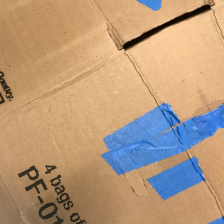
#> input picture dataset_removed/train/cardboard/cardboard_0017.jpg, 224 x 224 px, found by its file name; its folder holds only this picture in this run
$ jupyter execute --allow-errors Classification_Ml_Notebook.ipynb
#> lines starting #> are read from the running program, lines starting #| are printed output that depends on the picture
# Báo Cáo : Phân Loại Rác Thải
**Hệ thống phân loại rác thải thông minh sử dụng (SVM + Ensemble)**

---
## Mục Lục
0. **Làm sạch và Chuẩn hóa Dữ liệu (Data Cleaning)**
1. **Khám phá & Tiền xử lý Dữ liệu (EDA)** -- Phân tích phân phối, trực quan hóa, trích xuất đặc trưng
2. **Load Mô Hình Đã Train** -- Tải trực tiếp `svm_v2_model.pkl` và `best_ensemble_model.pkl`
3. **Đánh giá Chi Tiết** -- Confusion Matrix, Classification Report, phân tích lỗi

## PHẦN 1: Khám Phá & Tiền Xử Lý Dữ Liệu (EDA)

[cell 1]
import os
import cv2
import numpy as np
import matplotlib.pyplot as plt
import seaborn as sns
import random

# Thiết lập font và style cho biểu đồ
plt.style.use('ggplot')
sns.set_theme(style="whitegrid")

DATASET_PATH = "../dataset/train"
classes = [d for d in os.listdir(DATASET_PATH) if os.path.isdir(os.path.join(DATASET_PATH, d))]
classes.sort()
print("Các nhãn (classes) trong dataset:", classes)

## 2. Trực quan và Phân tích Dữ liệu (EDA)
### 2.1. Phân phối số lượng mẫu dữ liệu (Class Distribution)
**Ý nghĩa của bước này:**
Trước khi huấn luyện, ta bắt buộc phải đếm xem mỗi loại rác có bao nhiêu bức ảnh. Nếu một loại rác (VD: giấy) có tới 5000 ảnh, trong khi rác kim loại chỉ có 100 ảnh, mô hình sẽ bị "thiên vị" (Imbalanced Data) và luôn có xu hướng đoán là giấy. Việc vẽ biểu đồ cột giúp ta kiểm tra độ cân bằng của dữ liệu ngay từ đầu.

[cell 2]
class_counts = []
for c in classes:
    count = len(os.listdir(os.path.join(DATASET_PATH, c)))
    class_counts.append(count)

# Vẽ biểu đồ
plt.figure(figsize=(10, 5))
bars = plt.bar(classes, class_counts, color=sns.color_palette("viridis", len(classes)))
plt.title('Số lượng mẫu của từng loại rác trong tập Huấn luyện', fontweight='bold')
plt.xlabel('Loại Rác')
plt.ylabel('Số lượng ảnh')

# Hiển thị số lượng trên đỉnh cột
for bar in bars:
    yval = bar.get_height()
    plt.text(bar.get_x() + bar.get_width()/2, yval + 5, int(yval), ha='center', va='bottom')

plt.show()
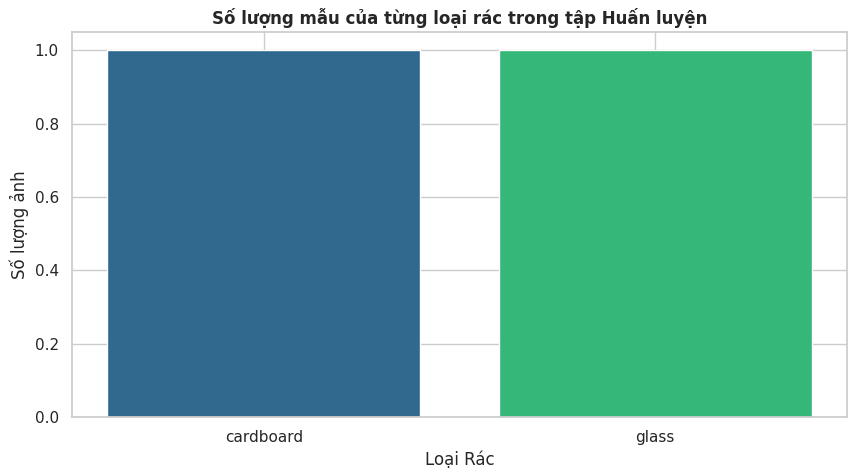
#> figure drawn by matplotlib, 1 panel

### 2.1b. Phân phối số lượng mẫu tập Validation & Test
**Ý nghĩa:** Ngoài tập Train, ta cần kiểm tra tập Validation (dùng để đánh giá trong quá trình huấn luyện) và tập Test (dùng để đánh giá cuối cùng) cũng phải có phân phối hợp lý, tránh mất cân bằng.

[cell 3]
# Vẽ biểu đồ phân phối cho tập Validation và Test
fig, axes = plt.subplots(1, 2, figsize=(18, 5))

for idx, (split_name, split_path) in enumerate([('Validation', '../dataset/validation'), ('Test', '../dataset/test')]):
    counts = []
    for c in classes:
        p = os.path.join(split_path, c)
        if os.path.exists(p):
            counts.append(len([f for f in os.listdir(p) if f.lower().endswith(('.png','.jpg','.jpeg'))]))
        else:
            counts.append(0)

    # Vẽ biểu đồ cột cho từng tập dữ liệu
    bars = axes[idx].bar(classes, counts, color=sns.color_palette('viridis', len(classes)))
    axes[idx].set_title(f'Số lượng mẫu - Tập {split_name}', fontweight='bold')
    axes[idx].set_xlabel('Loại Rác')
    axes[idx].set_ylabel('Số lượng ảnh')

    # Hiển thị số lượng trên đỉnh cột
    for bar in bars:
        yval = bar.get_height()
        axes[idx].text(bar.get_x() + bar.get_width()/2, yval + 2, int(yval), ha='center', va='bottom')

plt.suptitle('Phân phối dữ liệu tập Validation và Test', fontsize=14, fontweight='bold')
plt.tight_layout()
plt.show()
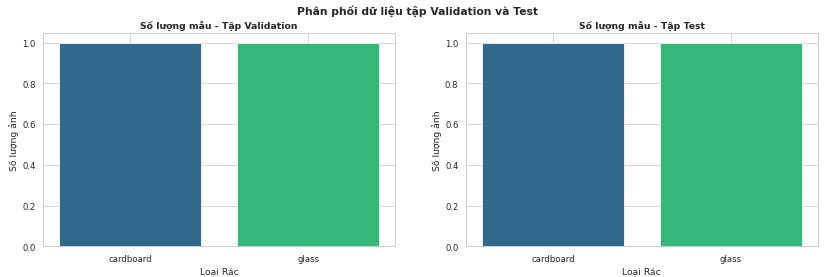
#> figure drawn by matplotlib, 2 panels

# In bảng tổng kết số lượng ảnh của cả 3 tập
print('\nTổng kết số lượng ảnh theo từng tập:')
for split_name, split_path in [('Train', '../dataset/train'), ('Validation', '../dataset/validation'), ('Test', '../dataset/test')]:
    total = 0
    for c in classes:
        p = os.path.join(split_path, c)
        if os.path.exists(p):
            total += len([f for f in os.listdir(p) if f.lower().endswith(('.png','.jpg','.jpeg'))])
    print(f'  {split_name:12s}: {total} ảnh')

### 2.2. Trực quan hóa dữ liệu gốc (Sanity Check)
**Ý nghĩa của bước này:**
Không thể nhắm mắt tin tưởng hoàn toàn vào nguồn dữ liệu tải trên mạng. Việc in ngẫu nhiên vài bức ảnh ra màn hình là bước "kiểm tra bằng mắt thường" (Sanity Check) để đảm bảo hình ảnh không bị lỗi hỏng, đúng nhãn (không có chuyện thư mục `plastic` nhưng lại chứa ảnh chó mèo).

[cell 4]
plt.figure(figsize=(16, 6))
for i, cls in enumerate(classes):
    cls_path = os.path.join(DATASET_PATH, cls)
    images = [f for f in os.listdir(cls_path) if f.endswith(('.jpg', '.png', '.jpeg'))]
    if not images: continue

    img_path = os.path.join(cls_path, random.choice(images))

    # OpenCV đọc ảnh theo hệ BGR, ta cần chuyển sang RGB để plt hiển thị đúng màu
    img_bgr = cv2.imread(img_path)
#> img_bgr is the input picture: shape (224, 224, 3); mean B, G, R 124.2, 153.6, 182.9
    img_rgb = cv2.cvtColor(img_bgr, cv2.COLOR_BGR2RGB)

    plt.subplot(2, 4, i + 1)
    plt.imshow(img_rgb)
    plt.title(f"{cls} \n{img_rgb.shape}")
    plt.axis('off')

plt.tight_layout()
plt.show()
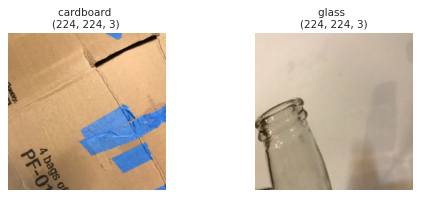
#> figure drawn by matplotlib, 2 panels

## 3. Tiền xử lý (Preprocessing) & Trích xuất Đặc trưng
**Tư duy thuật toán:**
Máy tính (như mô hình SVM, KNN) KHÔNG nhìn được bức ảnh như con người. Nó chỉ hiểu một mảng các con số (Vector 1 chiều). Nhiệm vụ của Tiền xử lý là phải trích xuất ra các "đặc điểm" nổi bật nhất của bức ảnh (màu sắc, hình khối) và biến chúng thành các con số toán học.

[cell 5]
# Lấy 1 ảnh bất kỳ làm ví dụ
sample_class = classes[0]
sample_files = os.listdir(os.path.join(DATASET_PATH, sample_class))
sample_img_path = os.path.join(DATASET_PATH, sample_class, sample_files[0])

# 1. Đọc và chuyển đổi màu RGB
raw_img = cv2.imread(sample_img_path)
img_rgb = cv2.cvtColor(raw_img, cv2.COLOR_BGR2RGB)

plt.figure(figsize=(4, 4))
plt.imshow(img_rgb)
plt.title("Ảnh gốc (Độ phân giải khác nhau)")
plt.axis('off')
plt.show()

### Bước 3.1. Đưa về kích thước chuẩn (Resize)
**Ý nghĩa của bước này:**
Ảnh trong thực tế có kích thước lộn xộn (4K, Full HD, ảnh vuông, ảnh dọc). Ta bắt buộc phải ép tất cả ảnh về chung một kích thước (ví dụ `64x64`) thì thuật toán mới nhận đầu vào có cùng số lượng chiều (dimension) được.

[cell 6]
img_resized = cv2.resize(img_rgb, (64, 64))
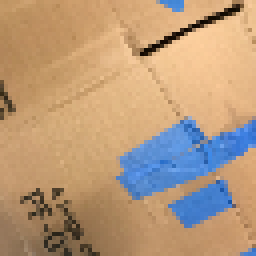
#> img_resized: shape (64, 64, 3) (shown 4 times larger); mean R, G, B 182.9, 153.6, 124.2

plt.figure(figsize=(3, 3))
plt.imshow(img_resized)
plt.title(f"Ảnh sau khi Resize {img_resized.shape}")
plt.axis('off')
plt.show()

### Bước 3.2. Trích xuất đặc trưng Cấu trúc (Small Pixels)
**Ý nghĩa của bước này:**
Làm sao để máy tính biết rác nilon thường nhàu nhĩ, còn bìa carton thường vuông vức? Chúng ta ép bức ảnh `64x64` thu nhỏ lại thành lưới cực nhỏ `8x8`. Thao tác này có ý nghĩa cực lớn: Nó làm mờ đi các chi tiết chữ viết, hoa văn thừa thãi, chỉ giữ lại ĐƯỜNG NÉT TỔNG QUAN của rác. Sau đó ta trải phẳng lưới 8x8 thành một mảng 64 số (từ 0-1).

[cell 7]
small_img = cv2.resize(img_resized, (8, 8))# x3 kênh màu RGB =192 chiều
small_features = small_img.flatten() / 255.0  # Chuẩn hóa về [0, 1]
#> small_features = 192 values, max 0.976 at index 39, min 0.188 at index 173, mean 0.6

plt.figure(figsize=(3, 3))
plt.imshow(small_img)
plt.title("Đặc trưng Cấu trúc (Lưới 8x8)")
plt.axis('off')
plt.show()
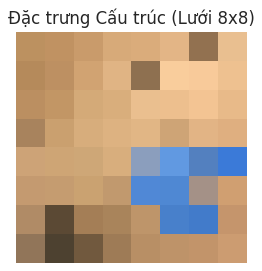
#> figure drawn by matplotlib, 1 panel

print(f"Vector cấu trúc có độ dài: {len(small_features)} chiều")
#| Vector cấu trúc có độ dài: 192 chiều

### Bước 3.3. Trích xuất Đặc trưng Màu sắc (HSV Histogram)
**Ý nghĩa của bước này:**
Rác hữu cơ thường có màu xanh lục/nâu, thủy tinh thường có xanh lam. Màu sắc là chìa khóa phân loại. Tuy nhiên, thay vì dùng hệ màu RGB (Red Green Blue) rất dễ bị ảnh hưởng bởi ánh sáng môi trường (sáng sớm hay chiều tối), ta chuyển ảnh sang **hệ màu HSV**. HSV bóc tách riêng biệt "Độ sáng" ra khỏi "Màu sắc gốc", giúp chống nhiễu ánh sáng cực tốt. Sau đó ta đếm tần suất xuất hiện của các dải màu tạo thành 3 biểu đồ (Histogram).

[cell 8]
hsv = cv2.cvtColor(img_resized, cv2.COLOR_RGB2HSV)
#> hsv: shape (64, 64, 3); mean H, S, V 27.1, 116.3, 198.5
# chuyển hệ màu từ RGB sang HSV
# Tính Histogram cho kênh Hue (Màu sắc), Saturation (Độ bão hòa), Value (Độ sáng)
# Sử dụng 64 bins để có độ chi tiết cao
h_hist = cv2.calcHist([hsv], [0], None, [64], [0, 180])
#> h_hist = 64 values, max 3109 at index 5, min 0 at index 9, mean 64
s_hist = cv2.calcHist([hsv], [1], None, [64], [0, 256])
#> s_hist = 64 values, max 640 at index 27, min 0 at index 0, mean 64
v_hist = cv2.calcHist([hsv], [2], None, [64], [0, 256])
#> v_hist = 64 values, max 345 at index 50, min 0 at index 0, mean 64

# Vẽ biểu đồ Màu sắc (Hue)
plt.figure(figsize=(8, 4))
plt.plot(h_hist, color='red', label='Hue (Màu)')
plt.plot(s_hist, color='green', label='Saturation (Bão hòa)')
plt.title("Biểu đồ Màu sắc (HSV Histogram)")
plt.xlabel("Bins (Mức giá trị)")
plt.ylabel("Tần suất (Số lượng điểm ảnh)")
plt.legend()
plt.show()
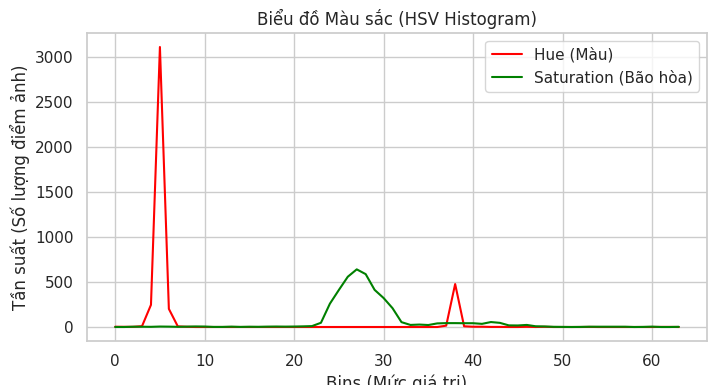
#> figure drawn by matplotlib, 1 panel; curve peaks at x = 5, y = 3109; curve peaks at x = 27, y = 640

# Nối 3 biểu đồ lại thành 1 vector duy nhất
color_features = np.concatenate([h_hist, s_hist, v_hist]).flatten()
#> color_features = 192 values, max 3109 at index 5, min 0 at index 9, mean 64
cv2.normalize(color_features, color_features)
print(f"Vector màu sắc có độ dài: {len(color_features)} chiều")
#| Vector màu sắc có độ dài: 192 chiều

### Bước 3.4. Ghép Đặc trưng & Chuẩn hóa (Standardization)
**Ý nghĩa của bước này:**
Ghép 2 vector (Cấu trúc + Màu sắc) lại thành 1. Tuy nhiên, các đặc trưng đang có thang đo "lệch pha" nhau (có cái thì giá trị bé xíu từ 0-1, có cái lại là số lượng điểm ảnh to đùng hàng trăm). Nếu ném thẳng vào mô hình SVM (vốn đo lường bằng khoảng cách toán học), số lớn sẽ "đè bẹp" số nhỏ, làm AI bị sai lệch trầm trọng.

**Giải pháp:** Áp dụng `StandardScaler` để ép toàn bộ dữ liệu về chung một hệ quy chiếu Công bằng (Trung bình $\mu=0$, Độ lệch chuẩn $\sigma=1$). Dưới đây là bằng chứng trực quan:

[cell 9]
from sklearn.preprocessing import StandardScaler

final_features = np.concatenate([color_features, small_features])
#> final_features = 384 values, max 0.976 at index 231, min 0 at index 9, mean 0.309

# Giả lập một tập dữ liệu gồm 100 bức ảnh (bằng cách thêm nhiễu ngẫu nhiên vào vector gốc)
X_dummy = np.array([final_features + np.random.normal(0, 0.1, len(final_features)) for _ in range(100)])
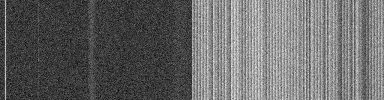
#> X_dummy: shape (100, 384) float64; min -0.388, max 1.33, mean 0.309; drawn with min black and max white

# Áp dụng StandardScaler
scaler = StandardScaler()
X_scaled = scaler.fit_transform(X_dummy)
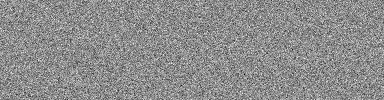
#> X_scaled: shape (100, 384) float64; min -4.72, max 3.78, mean -7.1e-17; drawn with min black and max white

# Trực quan hóa so sánh sự thay đổi của Đặc trưng số 10 (ví dụ)
plt.figure(figsize=(12, 5))

plt.subplot(1, 2, 1)
sns.histplot(X_dummy[:, 10], kde=True, color='red')
plt.title("Đặc trưng số 10 (TRƯỚC Chuẩn hóa)")
plt.xlabel("Giá trị phân tán (Không đồng đều)")

plt.subplot(1, 2, 2)
sns.histplot(X_scaled[:, 10], kde=True, color='blue')
plt.title("Đặc trưng số 10 (SAU Chuẩn hóa)")
plt.xlabel("Giá trị đã ép về Trung bình=0, Độ lệch chuẩn=1")

plt.tight_layout()
plt.show()
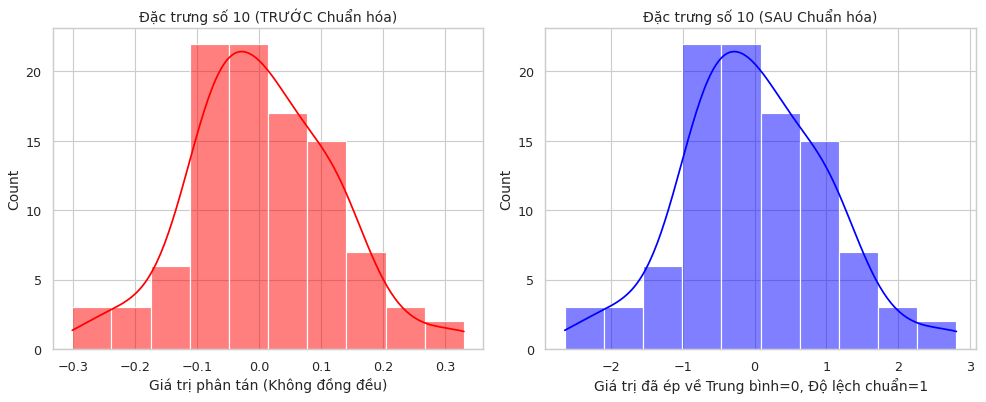
#> figure drawn by matplotlib, 2 panels; panel 1: curve peaks at x = -0.028, y = 21.43; panel 2: curve peaks at x = -0.285, y = 21.43

print(f"🎯 TỔNG KẾT BƯỚC 1: Mỗi bức ảnh khổng lồ nay đã được biểu diễn bởi một Vector {len(final_features)} chiều toán học.")
#| 🎯 TỔNG KẾT BƯỚC 1: Mỗi bức ảnh khổng lồ nay đã được biểu diễn bởi một Vector 384 chiều toán học.
print("Quá trình Tiền xử lý hoàn tất! Dữ liệu đã SẠCH, CHUẨN và SẴN SÀNG để tiến vào Bước 2: Huấn luyện Mô hình.")

---
## PHẦN 2: Tải Mô Hình Đã Huấn Luyện
> Không cần train lại! Chỉ cần load file `.pkl` đã được lưu sẵn từ quá trình huấn luyện.

[cell 10]
import os, sys, cv2, numpy as np, joblib
import matplotlib.pyplot as plt
import seaborn as sns
from sklearn.metrics import classification_report, confusion_matrix
from tqdm.notebook import tqdm

# Thiết lập đường dẫn project root (lùi về 1 cấp từ notebooks/)
project_root = os.path.abspath(os.path.join(os.getcwd(), '..'))
if project_root not in sys.path:
    sys.path.append(project_root)

# Import cấu hình lớp rác và hàm trích xuất đặc trưng
from src.core.config import CLASSES
from src.scripts.feature_utils import extract_features

# Kích thước ảnh chuẩn khi trích xuất đặc trưng
IMG_SIZE = (64, 64)

# Đường dẫn 2 model đã train sẵn
SVM_MODEL_PATH      = os.path.join(project_root, 'outputs', 'svm_results', 'svm_v2_model.pkl')
ENSEMBLE_MODEL_PATH = os.path.join(project_root, 'outputs', 'ensemble_results', 'best_ensemble_model.pkl')

# Kiểm tra xem file model có tồn tại không
def check_model(path, name):
    if os.path.exists(path):
        size_mb = os.path.getsize(path) / 1024 / 1024
        print(f'  [OK] {name} -- {size_mb:.1f} MB -- {path}')
    else:
        print(f'  [THIEU] Chưa tìm thấy: {path}')

print('Kiểm tra model đã train:')
check_model(SVM_MODEL_PATH, 'SVM V2')
check_model(ENSEMBLE_MODEL_PATH, 'Ensemble (Soft Voting)')

### Load tập Validation để đánh giá
Sử dụng vòng lặp tuần tự (không dùng multiprocessing) để tương thích với Jupyter Notebook.

[cell 11]
def load_val_data(data_dir):
    """
    Trích xuất đặc trưng từ toàn bộ ảnh trong tập validation.
    Trả về X (mảng features), y (mảng nhãn lớp).
    Không sử dụng multiprocessing để tương thích với Jupyter.
    """
    X, y = [], []
    print(f'Đang tải tập Validation từ: {data_dir}')

    for class_idx, class_name in enumerate(CLASSES):
        class_path = os.path.join(data_dir, class_name)
        if not os.path.exists(class_path):
            continue

        # Lọc chỉ lấy file ảnh (png, jpg, jpeg)
        files = [f for f in os.listdir(class_path) if f.lower().endswith(('.png','.jpg','.jpeg'))]

        # Duyệt từng file ảnh, trích xuất đặc trưng
        for f in tqdm(files, desc=f'{class_name:15s}'):
            try:
                img = cv2.imread(os.path.join(class_path, f))
                img = cv2.cvtColor(img, cv2.COLOR_BGR2RGB)       # Chuyển từ BGR sang RGB
                img = cv2.resize(img, IMG_SIZE)                   # Resize về kích thước chuẩn
                feat = extract_features(img, use_grabcut=False)   # Trích xuất HSV + HOG + LBP
                X.append(feat)
                y.append(class_idx)
            except Exception:
                continue

    return np.array(X, dtype=np.float32), np.array(y)

# Đường dẫn tập validation
val_dir = os.path.join(project_root, 'dataset', 'validation')

# Gọi hàm load dữ liệu
#> (the rest of this cell did not finish here and is left out)

---
## PHẦN 3: Đánh Giá Chi Tiết Các Mô Hình

[cell 12]
from sklearn.metrics import accuracy_score

def evaluate_model(model_path, model_name):
    """
    Load model từ file .pkl, dự đoán trên tập validation,
    in Accuracy, Classification Report và vẽ Confusion Matrix.
    """
    if not os.path.exists(model_path):
        print(f'Không tìm thấy: {model_path}')
        return None, None

    # Load model và scaler từ file pkl
    bundle  = joblib.load(model_path)
    model   = bundle['model']    # Mô hình đã train
    scaler  = bundle['scaler']   # Bộ chuẩn hóa StandardScaler

    # Chuẩn hóa dữ liệu validation bằng scaler đã fit trên tập train
    X_scaled = scaler.transform(X_val)

    # Dự đoán nhãn cho toàn bộ tập validation
    y_pred = model.predict(X_scaled)

    # Tính độ chính xác (Accuracy)
    acc = accuracy_score(y_val, y_pred)

    print(f'\n{"="*55}')
    print(f'  ĐÁNH GIÁ MÔ HÌNH: {model_name}')
    print(f'{"="*55}')
    print(f'\n  Độ chính xác (Accuracy): {acc*100:.2f}%')
    print(f'  Số ảnh đúng: {int(acc*len(y_val))}/{len(y_val)}')

    # In báo cáo phân loại (Precision, Recall, F1-Score)
    print(f'\nBáo cáo phân loại chi tiết (Classification Report):')
    print(classification_report(y_val, y_pred, target_names=CLASSES))

    # Vẽ Confusion Matrix (Ma trận nhầm lẫn)
    cm = confusion_matrix(y_val, y_pred)
    plt.figure(figsize=(10, 8))
    sns.heatmap(cm, annot=True, fmt='d',
                xticklabels=CLASSES, yticklabels=CLASSES, cmap='YlOrRd')
    plt.title(f'Confusion Matrix -- {model_name} -- Accuracy: {acc*100:.2f}%')
    plt.ylabel('Thực tế (True Label)')
    plt.xlabel('Dự đoán (Predicted Label)')
    plt.tight_layout()
    plt.show()

    return model, scaler

# Đánh giá SVM V2
svm_model, svm_scaler = evaluate_model(SVM_MODEL_PATH, 'SVM V2 (HSV + HOG + LBP)')

[cell 13]
# Đánh giá Ensemble V2
ens_model, ens_scaler = evaluate_model(ENSEMBLE_MODEL_PATH, 'Soft Voting Ensemble (SVM + RF + KNN)')
